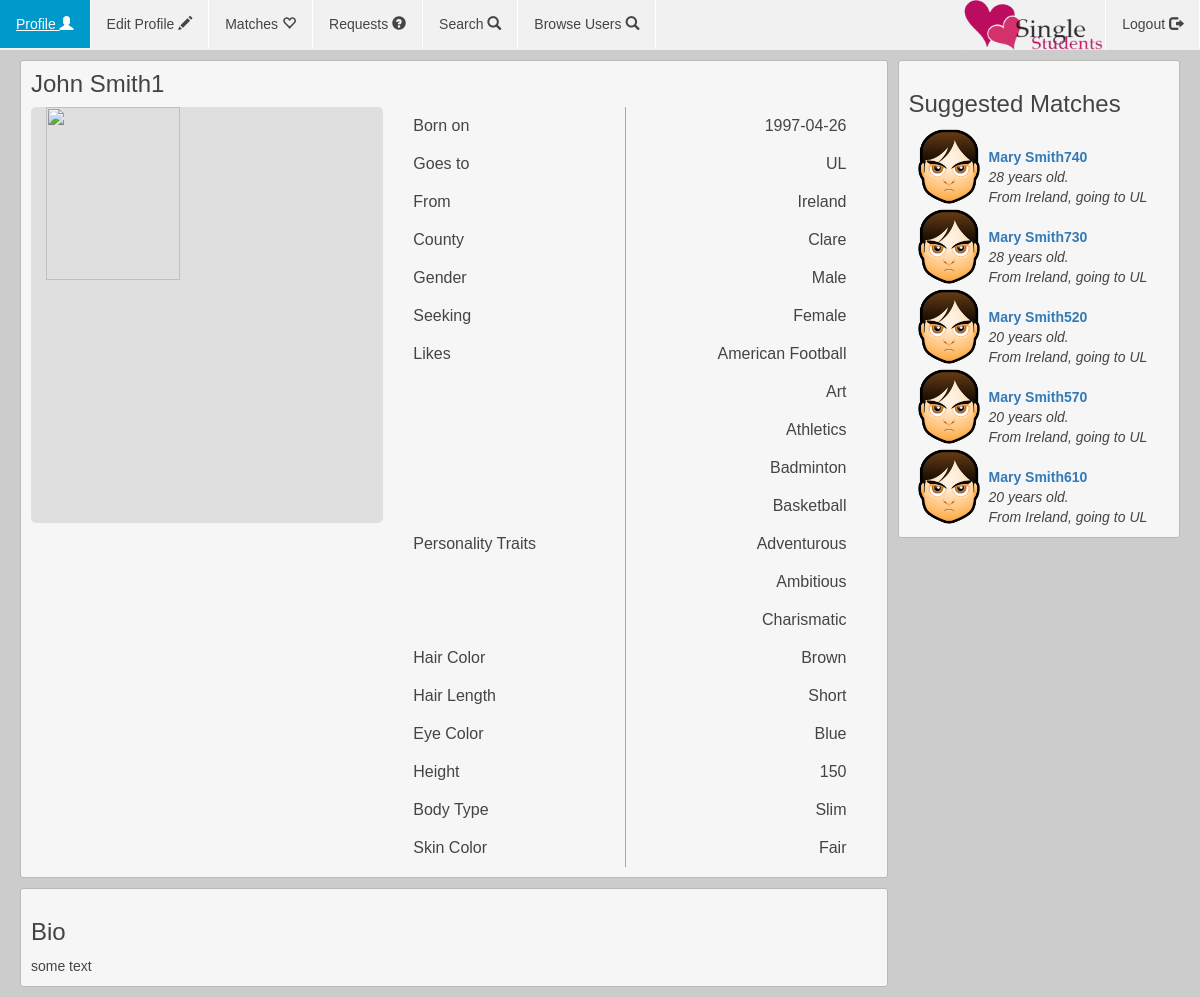
Page /UserProfile.php (signed in) on the committed database.
### tables this page shows
CREATE TABLE IF NOT EXISTS `register` (
  `USERNAME` varchar(60) NOT NULL,
  `FORENAME` varchar(15) NOT NULL,
  `SURNAME` varchar(20) NOT NULL,
  `PASSWORD` varchar(60) NOT NULL,
  `EMAIL` varchar(30) NOT NULL,
  `DOB` date NOT NULL,
  `PREFERENCE` varchar(15) NOT NULL,
  `SEX` varchar(15) NOT NULL,
  `IMAGE` varchar(60) NOT NULL,
  PRIMARY KEY (`USERNAME`)
);

CREATE TABLE IF NOT EXISTS `college` (
  `COLLEGENUMBER` int(3) NOT NULL,
  `COLLEGENAME` varchar(10) DEFAULT NULL,
  PRIMARY KEY (`COLLEGENUMBER`)
);

CREATE TABLE IF NOT EXISTS `location` (
  `USERNAME` varchar(15) NOT NULL,
  `COLLEGE` int(3) NOT NULL,
  `CITY` varchar(20) NOT NULL,
  `COUNTY` int(3) NOT NULL,
  PRIMARY KEY (`USERNAME`),
  KEY `FK_LOCATION_COLLEGE` (`COLLEGE`),
  KEY `FK_LOCATION_COUNTY` (`COUNTY`)
);

CREATE TABLE IF NOT EXISTS `county` (
  `COUNTYNUMBER` int(3) NOT NULL,
  `COUNTYNAME` varchar(10) DEFAULT NULL,
  PRIMARY KEY (`COUNTYNUMBER`)
);

CREATE TABLE IF NOT EXISTS `likeoptions` (
  `LIKENUMBER` int(3) NOT NULL AUTO_INCREMENT,
  `LIKENAME` varchar(20) DEFAULT NULL,
  PRIMARY KEY (`LIKENUMBER`)
);

CREATE TABLE IF NOT EXISTS `personalityoptions` (
  `PERSONALITYNUMBER` int(3) NOT NULL AUTO_INCREMENT,
  `PERSONALITYTRAIT` varchar(15) DEFAULT NULL,
  PRIMARY KEY (`PERSONALITYNUMBER`)
);

CREATE TABLE IF NOT EXISTS `haircolors` (
  `HAIRNUMBER` int(3) NOT NULL,
  `HAIRCOLOR` varchar(20) DEFAULT NULL,
  PRIMARY KEY (`HAIRNUMBER`)
);

CREATE TABLE IF NOT EXISTS `hairlengths` (
  `HAIRLENNUMBER` int(11) NOT NULL,
  `HAIRLENNAME` varchar(15) DEFAULT NULL,
  PRIMARY KEY (`HAIRLENNUMBER`)
);

CREATE TABLE IF NOT EXISTS `eyecolors` (
  `EYENUMBER` int(3) NOT NULL AUTO_INCREMENT,
  `EYECOLOR` varchar(10) DEFAULT NULL,
  PRIMARY KEY (`EYENUMBER`)
);

CREATE TABLE IF NOT EXISTS `physical` (
  `USERNAME` varchar(15) NOT NULL,
  `EYES` int(3) NOT NULL,
  `HAIR` int(3) NOT NULL,
  `HAIRLEN` int(3) NOT NULL,
  `BODY` int(3) NOT NULL,
  `HEIGHT` int(3) NOT NULL,
  `ETHNICITY` int(3) NOT NULL,
  PRIMARY KEY (`USERNAME`),
  KEY `FK_PHYSICAL_BODYTYPE` (`BODY`),
  KEY `FK_PHYSICAL_EYECOLORS` (`EYES`),
  KEY `FK_PHYSICAL_HAIRCOLORS` (`HAIR`),
  KEY `FK_PHYSICAL_HAIRLENGTHS` (`HAIRLEN`),
  KEY `FK_PHYSICAL_HEIGHT` (`HEIGHT`),
  KEY `FK_PHYSICAL_SKINTONES` (`ETHNICITY`)
);

CREATE TABLE IF NOT EXISTS `bodytype` (
  `BODYNUMBER` int(3) NOT NULL,
  `BODYNAME` varchar(15) DEFAULT NULL,
  PRIMARY KEY (`BODYNUMBER`)
);

CREATE TABLE IF NOT EXISTS `skintones` (
  `TONENUMBER` int(3) NOT NULL AUTO_INCREMENT,
  `TONE` varchar(15) DEFAULT NULL,
  PRIMARY KEY (`TONENUMBER`)
);

CREATE TABLE IF NOT EXISTS `bio` (
  `USERNAME` varchar(15) NOT NULL,
  `INFO` varchar(150) NOT NULL,
  PRIMARY KEY (`USERNAME`)
);

### UserProfileData.php (called while the page is built, shortened)
<?php
require 'Connect.php';
$user = ($_SESSION['username']);
$query = "Select FORENAME,SURNAME,IMAGE,DOB,SEX,PREFERENCE from REGISTER where USERNAME='$user';";
$query_run = mysqli_query($db, $query);
$query_array = mysqli_fetch_array($query_run);
$forename = $query_array[0];
$surname = $query_array[1];
$DOB = $query_array[3];
$sex = $query_array[4];
$preference = $query_array[5];
$query2 = "Select COLLEGE,CITY,COUNTY from LOCATION
where USERNAME='$user';";
$query2_run = mysqli_query($db, $query2);
$query2_array = mysqli_fetch_array($query2_run);
$college = $query2_array[0];
$city = $query2_array[1];
$county = $query2_array[2];
$queryCollege = "Select COLLEGENAME FROM COLLEGE WHERE COLLEGENUMBER='$college';";
$queryCollege_array = mysqli_fetch_array(mysqli_query($db, $queryCollege));
$collegeName = $queryCollege_array[0];
$queryCounty = "Select COUNTYNAME FROM COUNTY WHERE COUNTYNUMBER='$county';";
$queryCounty_array = mysqli_fetch_array(mysqli_query($db, $queryCounty));
$countyName = $queryCounty_array[0];
$query = "SELECT HOBBY, HOBBY2, HOBBY3, HOBBY4, HOBBY5 FROM LIKES WHERE USERNAME = '$user';";
$row = mysqli_fetch_array(mysqli_query($db, $query));
$hobbies = array($row[0], $row[1], $row[2], $row[3], $row[4]);
$query = "SELECT LIKENAME FROM LIKEOPTIONS WHERE LIKENUMBER = '$hobbies[0]';";
$result = mysqli_query($db, $query);
$row = mysqli_fetch_array($result);
$hobby1 = $row[0];
$query = "SELECT LIKENAME FROM LIKEOPTIONS WHERE LIKENUMBER = '$hobbies[1]';";
$result = mysqli_query($db, $query);
$row = mysqli_fetch_array($result);
$hobby2 = $row[0];
$query = "SELECT LIKENAME FROM LIKEOPTIONS WHERE LIKENUMBER = '$hobbies[2]';";
$result = mysqli_query($db, $query);
$row = mysqli_fetch_array($result);
$hobby3 = $row[0];
$query = "SELECT LIKENAME FROM LIKEOPTIONS WHERE LIKENUMBER = '$hobbies[3]';";
$result = mysqli_query($db, $query);
$row = mysqli_fetch_array($result);
$hobby4 = $row[0];
$query = "SELECT LIKENAME FROM LIKEOPTIONS WHERE LIKENUMBER = '$hobbies[4]';";
$result = mysqli_query($db, $query);
$row = mysqli_fetch_array($result);
$hobby5 = $row[0];
$query = "SELECT TRAIT, TRAIT2, TRAIT3 FROM PERSONALITY WHERE USERNAME = '$user';";
$row = mysqli_fetch_array(mysqli_query($db, $query));
$traits = array($row[0], $row[1], $row[2]);
$query = "SELECT PERSONALITYTRAIT FROM PERSONALITYOPTIONS WHERE PERSONALITYNUMBER = '$traits[0]';";
$result = mysqli_query($db, $query);
$row = mysqli_fetch_row($result);
$trait1 = $row[0];
$query = "SELECT PERSONALITYTRAIT FROM PERSONALITYOPTIONS WHERE PERSONALITYNUMBER = '$traits[1]';";
$result = mysqli_query($db, $query);
$row = mysqli_fetch_row($result);
$trait2 = $row[0];
$query = "SELECT PERSONALITYTRAIT FROM PERSONALITYOPTIONS WHERE PERSONALITYNUMBER = '$traits[2]';";
$result = mysqli_query($db, $query);
$row = mysqli_fetch_row($result);
$trait3 = $row[0];
$query = "SELECT EYES, HAIR, HAIRLEN, BODY, HEIGHT, ETHNICITY FROM PHYSICAL WHERE USERNAME = '$user';";
$row = mysqli_fetch_array(mysqli_query($db, $query));
$physical = array($row[0], $row[1], $row[2], $row[3], $row[4], $row[5]);
$query = "SELECT EYECOLOR FROM EYECOLORS WHERE EYENUMBER = '$physical[0]';";
$query_run = mysqli_query($db, $query);
$row = mysqli_fetch_array($query_run);
$eye = $row[0];
$query = "SELECT HAIRCOLOR FROM HAIRCOLORS WHERE HAIRNUMBER = '$physical[1]';";
$query_run = mysqli_query($db, $query);
$row = mysqli_fetch_array($query_run);
$hair = $row[0];
$query = "SELECT HAIRLENNAME FROM HAIRLENGTHS WHERE HAIRLENNUMBER = '$physical[2]';";
$query_run = mysqli_query($db, $query);
$row = mysqli_fetch_array($query_run);
$hairlen = $row[0];
$query = "SELECT BODYNAME FROM BODYTYPE WHERE BODYNUMBER = '$physical[3]';";
$query_run = mysqli_query($db, $query);
$row = mysqli_fetch_array($query_run);
$body = $row[0];
$height = $physical[4];
$query = "SELECT TONE FROM SKINTONES WHERE TONENUMBER = '$physical[5]';";
$query_run = mysqli_query($db, $query);
$row = mysqli_fetch_array($query_run);
$skin = $row[0];
$query = "SELECT INFO FROM BIO WHERE USERNAME = '$user';";
$row = mysqli_fetch_array(mysqli_query($db, $query));
$bio = $row[0];

### Suggestions.php (called while the page is built, shortened)
<?php
	require 'Connect.php';
	$username= ($_SESSION['username']);
	$query= "Select FORENAME,DOB,SEX,PREFERENCE,COLLEGE from REGISTER JOIN LOCATION
	ON REGISTER.USERNAME=LOCATION.USERNAME where REGISTER.USERNAME='$username'";
	$query_run = mysqli_query($db, $query);
	$query_array = mysqli_fetch_array($query_run);
	$sex=$query_array[2];
	$preference=$query_array[3];
	$query2= "Select COLLEGE from LOCATION
	where USERNAME='$username'";
	$query2_run = mysqli_query($db, $query2);
	$query2_array = mysqli_fetch_array($query2_run);
	$college=$query2_array[0];
	$query3=  "Select REGISTER.USERNAME from REGISTER JOIN LOCATION ON REGISTER.USERNAME=LOCATION.USERNAME
		where REGISTER.USERNAME!='$username' and SEX='$preference' and PREFERENCE='$sex' and college='$college'
		ORDER BY rand() LIMIT 5;";
	$query_run1 = mysqli_query($db, $query3);
	$matches = array();
	while($temp = mysqli_fetch_array($query_run1)){
		$matches[] = $temp[0];
	}
	$x = 0;
	$matchesInfo = array();
	while ($x < count($matches)) {
		$locationQuery = "Select CITY, COLLEGE from LOCATION where USERNAME = '$matches[$x]';";
		$location = mysqli_fetch_array(mysqli_query($db, $locationQuery));
		$collegeQuery = "Select COLLEGENAME from COLLEGE where COLLEGENUMBER = '$location[1]';";
		$college = mysqli_fetch_array(mysqli_query($db, $collegeQuery));
		$nameQuery = "Select FORENAME, SURNAME,DOB from REGISTER where USERNAME = '$matches[$x]';";
		$temp = mysqli_fetch_array(mysqli_query($db, $nameQuery));
		$name = $temp[0]." ".$temp[1];
		$Dob=$temp[2];
		$matchesInfo[] = array($name, $location[0], $college[0], $Dob, $matches[$x]);
		$x++;
	}
	function age($dob)
	{
		if(!empty($dob))
		{
			$birthdate = new DateTime($dob);
			$today   = new DateTime('today');
			$age = $birthdate->diff($today)->y;
			return $age;
		}
		else
		{
			return 0;
		}
	}
?>

### UserProfile.php (the view, shortened to what this page needs)
<?php
include 'Suggestions.php';
include 'UserProfileData.php';
?>
<html>
<head>
    <link rel="stylesheet" href="https://maxcdn.bootstrapcdn.com/bootstrap/3.3.6/css/bootstrap.min.css">
    <link rel="stylesheet" href="css/style.css" media="screen" title="no title" charset="utf-8">
</head>
<body>
<div class="wrapper">
    <div id = "navbar">
        <ul>
            <li><a href = "UserProfile.php" />Profile <span class = "glyphicon glyphicon-user"></span></a></li>
            <li><a href = "EditProfile.php" />Edit Profile <span class = "glyphicon glyphicon-pencil"></span></a></li>
            <li><a href = "Matches.php?mPage=default" />Matches <span class = "glyphicon glyphicon-heart-empty"></span></a></li>
            <li><a href = "Requests.php?rPage=default" />Requests <span class = "glyphicon glyphicon-question-sign"></span></a></li>
            <li><a href = "Search.php" />Search <span class = "glyphicon glyphicon-search"></span></a></li>
            <li><a href = "BrowseUsers.php?bPage=default" />Browse Users <span class = "glyphicon glyphicon-search"></span></a></li>
            <ul style="float:right;list-style-type:none;">
                <li><img src = "images/logo-flat.png" height = "50"/></li>
                <li><a href = "Logout.php" />Logout <span class = "glyphicon glyphicon-log-out"></span></a></li>
            </ul>
        </ul>
    </div>
</div>
<div class="container">
    <div class="row">
        <div class="container col-xs-9">
            <div class="row user-page-borders user-page-sizelock">
                <h3 style="margin: 0px 0px 10px"><?php echo $forename." ".$surname;?></h3>
                <img class="col-xs-5 user-profile-pic" src=<?php $image ?> alt="Semi decent photo" />
                <table class="userdata col-xs-7">
                    <tr>
                        <td class="align-left">Born on</td>
                        <td class="align-right"><?php echo $DOB; ?></td>
                    </tr>
                    <tr>
                        <td class="align-left">Goes to</td>
                        <td class="align-right"><?php echo $collegeName;?></td>
                    </tr>
                    <tr>
                        <td class="align-left">From</td>
                        <td class="align-right"><?php echo $city;?></td>
                    </tr>
                    <tr>
                        <td class="align-left">County</td>
                        <td class="align-right"><?php echo $countyName; ?></td>
                    </tr>
                    <tr>
                        <td class="align-left">Gender</td>
                        <td class="align-right"><?php echo $sex ?></td>
                    </tr>
                    <tr>
                        <td class="align-left">Seeking</td>
                        <td class="align-right"><?php echo $preference ?></td>
                    </tr>
                    <tr>
                        <td class="align-left">Likes</td>
                        <td class="align-right"><?php echo $hobby1; ?></td>
                    </tr>
                    <tr>
                        <td class="align-left"></td>
                        <td class="align-right"><?php echo $hobby2; ?></td>
                    </tr>
                    <tr>
                        <td class="align-left"></td>
                        <td class="align-right"><?php echo $hobby3; ?></td>
                    </tr>
                    <tr>
                        <td class="align-left"></td>
                        <td class="align-right"><?php echo $hobby4; ?></td>
                    </tr>
                    <tr>
                        <td class="align-left"></td>
                        <td class="align-right"><?php echo $hobby5; ?></td>
                    </tr>
                    <tr>
                        <td class="align-left">Personality Traits</td>
                        <td class="align-right"><?php echo $trait1 ?></td>
                    </tr>
                    <tr>
                        <td class="align-left"></td>
                        <td class="align-right"><?php echo $trait2 ?></td>
                    </tr>
                    <tr>
                        <td class="align-left"></td>
                        <td class="align-right"><?php echo $trait3 ?></td>
                    </tr>
                    <tr>
                        <td class="align-left">Hair Color</td>
                        <td class="align-right"><?php echo $hair ?></td>
                    </tr>
                    <tr>
                        <td class="align-left">Hair Length</td>
                        <td class="align-right"><?php echo $hairlen ?></td>
                    </tr>
                    <tr>
                        <td class="align-left">Eye Color</td>
                        <td class="align-right"><?php echo $eye ?></td>
                    </tr>
                    <tr>
                        <td class="align-left">Height</td>
                        <td class="align-right"><?php echo $height ?></td>
                    </tr>
                    <tr>
                        <td class="align-left">Body Type</td>
                        <td class="align-right"><?php echo $body ?></td>
                    </tr>
                    <tr>
                        <td class="align-left">Skin Color</td>
                        <td class="align-right"><?php echo $skin ?></td>
                    </tr>
                </table>
            </div>
            <div class="row user-page-borders user-page-sizelock">
                <h3>Bio</h3>
                <?php echo $bio ?>
            </div>
        </div>
         <?php
        if ((!isset($_SESSION['admin']))) {
            ?>
            <div class="container col-xs-3">
                <div class="row user-page-borders">
                    <h3>Suggested Matches</h3>
                    <?php
					$x = 0;
					while ($x < count($matchesInfo)) {
					?>
						<div class="container col-xs-12">
							<div class="row">
									<img class="suggested-userpic" src="images/i02.png" height = "125" alt="Semi decent photo" />
								<div class="">
									<br><b><a href="UserProfileOther.php?user=<?php echo $matchesInfo[$x][4];?>"><?php echo ($matchesInfo[$x][0]);?></a></b>
									<br><i><?php  $DOB2=age($matchesInfo[$x][3]); echo " ".$DOB2." years old."?></i>
									<br><i>From <?php echo ($matchesInfo[$x][1]);?>, going to <?php echo ($matchesInfo[$x][2]);?></i>
								</div>
							</div>
						</div>
					<?php
						$x++;
					} ?>
                </div>
            </div>
            <?php
        }
        ?>
    </div>
</div>
</body>
</html>

### css/style.css (style rules this page uses)
body { background-color: #CCC; color: #444; font-family: Arial, Helvetica, sans-serif; background-size: cover; background-repeat: no-repeat; background-position: center center; min-width: 650px; }
.user-page-borders { margin: 10px -10px; background-color: rgb(246, 246, 246); padding: 10px; border-radius: 3px; border: 1px solid rgb(185, 185, 185); }
.suggested-userpic { height: 80px; width: 80px; float: left; }
.user-profile-pic { float: left; background-color: #DFDFDF; border-radius: 5px; }
.userdata td { padding: 10px 30px; }
.align-right { text-align: right; border-left: 1px solid #a9a9a9; }
.align-left { text-align: left; }
ul { list-style-type: none; margin: 0; padding: 0; overflow: hidden; background-color: #f1f1f1; }
li { float: left; border-right: 1px solid white; }
li a { display: inline-block; color: #444; text-align: center; padding: 14px 16px; text-decoration: none; }

### rows in the picture
register: FORENAME "John", SURNAME "Smith1", DOB "1997-04-26", SEX "Male", PREFERENCE "Female"
college: COLLEGENAME "UL"
location: CITY "Ireland"
county: COUNTYNAME "Clare"
likeoptions: LIKENAME "American Football"
likeoptions: LIKENAME "Art"
likeoptions: LIKENAME "Athletics"
likeoptions: LIKENAME "Badminton"
likeoptions: LIKENAME "Basketball"
personalityoptions: PERSONALITYTRAIT "Adventurous"
personalityoptions: PERSONALITYTRAIT "Ambitious"
personalityoptions: PERSONALITYTRAIT "Charismatic"
haircolors: HAIRCOLOR "Brown"
hairlengths: HAIRLENNAME "Short"
eyecolors: EYECOLOR "Blue"
physical: HEIGHT "150"
bodytype: BODYNAME "Slim"
skintones: TONE "Fair"
bio: INFO "some text"

### other values in the picture
$matchesInfo[$x][0] "Mary Smith740"
$DOB2 "28"
$matchesInfo[$x][1] "Ireland"
$matchesInfo[$x][2] "UL"
$matchesInfo[$x][0] "Mary Smith730"
$matchesInfo[$x][0] "Mary Smith520"
$DOB2 "20"
$matchesInfo[$x][0] "Mary Smith570"
$matchesInfo[$x][0] "Mary Smith610"
